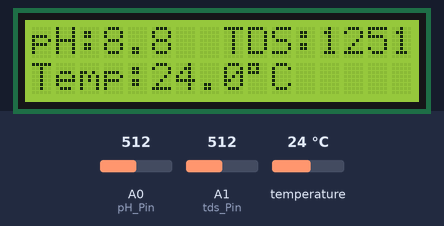
Recording of a sketch running on a simulated Arduino Uno, built with avr-gcc and run on an emulated ATmega328P. Shown: 16×2 character LCD. The test bench sets the inputs (shaded band); at power-on: temperature 24 °C, A0 (pH_Pin) = 512, A1 (tds_Pin) = 512.

Above: at 2.8 s.
2.9 s: temperature set to 12 °C
At 5.1 s:
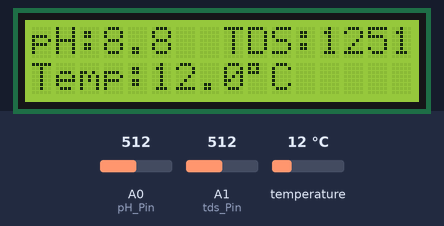
5.8 s: A0 (pH_Pin) set to 716
At 8.6 s:
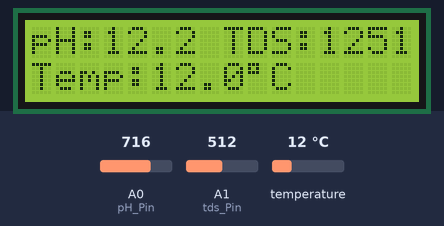
9.8 s: A1 (tds_Pin) set to 716
At 13.5 s:
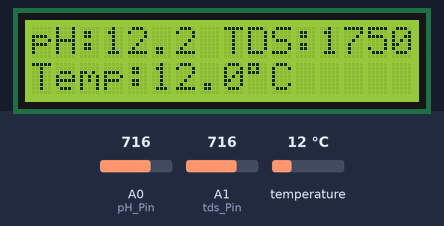
13.8 s: temperature set to 19 °C
At 14.7 s:
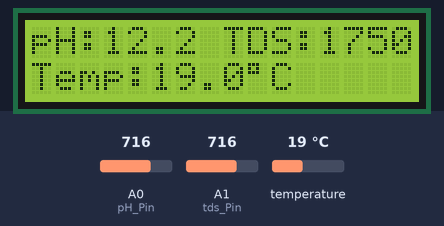
16.5 s: A0 (pH_Pin) set to 900
At 19.5 s:
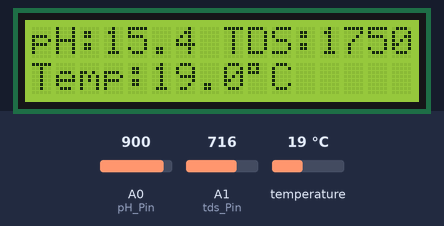
19.8 s: A1 (tds_Pin) set to 900
At 23.2 s:
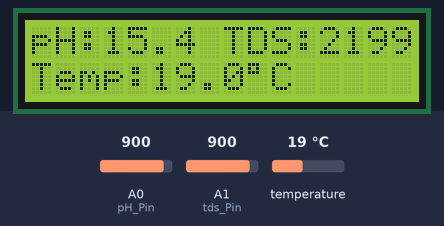
Timing chart, 0 to 24.7 s (numbered marks = the images above; inputs shaded):
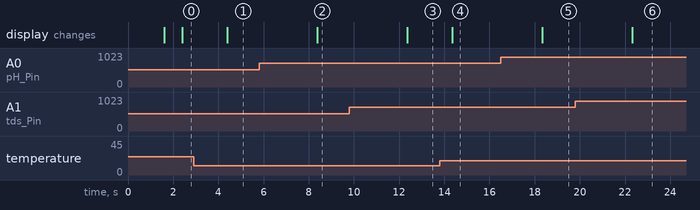

The sketch:

amvwater.ino
```cpp
#include <Wire.h>
#include <LiquidCrystal_I2C.h>
#include <OneWire.h>
#include <DallasTemperature.h>

LiquidCrystal_I2C lcd(0x27, 16, 2);

//
const int pH_Pin  = A0;
const int tds_Pin = A1;
const int ONE_WIRE_BUS = 2;

OneWire oneWire(ONE_WIRE_BUS);
DallasTemperature sensors(&oneWire);

float pH_offset = 0.0;
float tds_factor = 0.5;

void setup() {
  Serial.begin(9600);
  sensors.begin();
  lcd.init();
  lcd.backlight();

  lcd.setCursor(0,0);
  lcd.print("Water Quality");
  lcd.setCursor(0,1);
  lcd.print("Initializing...");
  delay(1500);
  lcd.clear();
}

void loop() {

  //PH
  int pH_value = analogRead(pH_Pin);
  float voltage = (pH_value * 5.0) / 1023.0;
  float pH = 3.5 * voltage + pH_offset;

  //TDS
  int tds_value = analogRead(tds_Pin);
  float tds_voltage = (tds_value * 5.0) / 1023.0;
  float tds = (tds_voltage * 1000) * tds_factor;

  //Temp
  sensors.requestTemperatures();
  float tempC = sensors.getTempCByIndex(0);


  lcd.setCursor(0,0);
  lcd.print("pH:");
  lcd.print(pH, 1);

  lcd.setCursor(8,0);
  lcd.print("TDS:");
  lcd.print(tds, 0);

  lcd.setCursor(0,1);
  lcd.print("Temp:");
  lcd.print(tempC, 1);
  lcd.print((char)223);
  lcd.print("C");

  delay(1200);
}
```

Measured:
- after the input at 2.9 s, the display: changes after 1.5 s (image 1)
- after the input at 5.8 s, the display: changes after 2.6 s (image 2)
- after the input at 9.8 s, the display: changes after 2.6 s (image 3)
- after the input at 13.8 s, the display: changes after 0.55 s (image 4)
- after the input at 16.5 s, the display: changes after 1.8 s (image 5)
- after the input at 19.8 s, the display: changes after 2.5 s (image 6)
